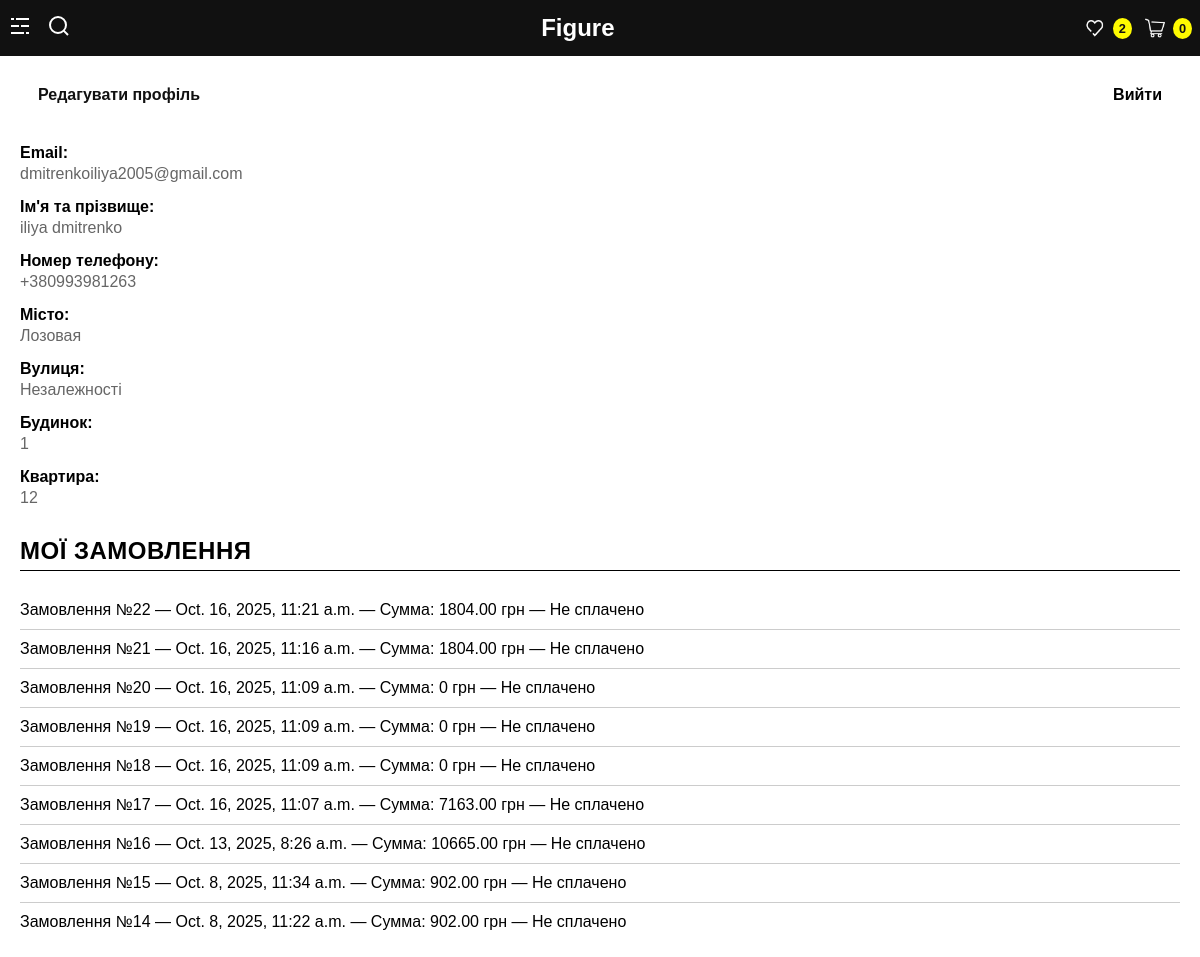
The page /users/ (signed in) on the database its author committed.
### users/models.py (models this page shows, shortened)
class UserProfile(models.Model):
    user = models.OneToOneField(User, on_delete=models.CASCADE, related_name='profile')
    phone = models.CharField(max_length=20, blank=True, verbose_name='Телефон')
    city = models.CharField(max_length=100, blank=True, verbose_name='Місто')
    street = models.CharField(max_length=100, blank=True, verbose_name='Вулиця')
    house = models.CharField(max_length=100, blank=True, verbose_name='Будинок')
    flat = models.CharField(max_length=100, blank=True, verbose_name='Квартира')
    wishlist = models.ManyToManyField(Product, related_name='wished_by', blank=True, verbose_name='Список бажань')
    created_at = models.DateTimeField(auto_now_add=True)
    updated_at = models.DateTimeField(auto_now=True)
    def get_full_name(self):
        return f"{self.user.first_name} {self.user.last_name}".strip() or self.user.username

### orders/models.py (models this page shows, shortened)
class Order(models.Model):
    first_name = models.CharField(max_length=50)
    last_name = models.CharField(max_length=50)
    email = models.EmailField()
    address = models.CharField(max_length=250)
    created = models.DateTimeField(auto_now_add=True)
    updated = models.DateTimeField(auto_now=True)
    paid = models.BooleanField(default=False)
    user = models.ForeignKey(
        settings.AUTH_USER_MODEL,
        related_name='orders',
        on_delete=models.SET_NULL,
        null=True,
        blank=True
    )
    class Meta:
        ordering = ('-created',)
        verbose_name = 'Заказ'
        verbose_name_plural = 'Заказы'
    def get_total_cost(self):
        return sum(item.get_cost() for item in self.items.all())

class OrderItem(models.Model):
    order = models.ForeignKey(
        Order,
        related_name='items',
        on_delete=models.CASCADE
    )
    product = models.ForeignKey(
        Product,
        related_name='order_items',
        on_delete=models.PROTECT
    )
    price = models.DecimalField(max_digits=10, decimal_places=2)
    quantity = models.PositiveIntegerField(default=1)
    def get_cost(self):
        return self.price * self.quantity

### users/views.py (the view)
# urls.py: path('', views.profile_view, name='profile'),
@login_required
def profile_view(request):
    user_orders = request.user.orders.all()
    return render(request, 'profile.html', {'orders':user_orders})

### shop/context_processors.py (called while the page is built)
def categories(request):
    return {'categories': Category.objects.all()}

def brands(request):
    return {'brands': Brand.objects.all()}

def countries(request):
    return {'countries': Country.objects.all()}

def universes(request):
    return {'universes': Universe.objects.all()}

def characters(request):
    return {'characters': Character.objects.all()}

def sizes(request):
    return {'sizes': Size.objects.all()}

def materials(request):
    return {'materials': Material.objects.all()}

def wishlist_context(request):
    if request.user.is_authenticated:
        count = request.user.profile.wishlist.count()
    else:
        count = 0
    return {'wishlist_count': count}

### shop/models.py (called while the page is built)
    def get_absolute_url(self):
        return reverse('shop:product_list_by_category',
                        args=[self.slug])

### users/templates/profile.html (shortened to what this page needs)
{% extends 'shop/base.html' %}
{% load static %}
{% block content %}
<div class="profile-container">
    <div class="list-group list-group-flush">
        <a href="{% url 'users:profile_edit' %}" class="list-group-item list-group-item-action">
             Редагувати профіль
        </a>
        <a href="{% url 'account_logout' %}" class="list-group-item list-group-item-action text-danger">
             Вийти
        </a>
    </div>
    <div class="mb-3">
        <strong>Email:</strong>
        <div class="text-muted">{{ user.email }}</div>
    </div>
    <div class="mb-3">
        <strong>Ім'я та прізвище:</strong>
        <div class="text-muted">{{ user.profile.get_full_name }}</div>
    </div>
    <div class="mb-3">
        <strong>Номер телефону:</strong>
        <div class="text-muted">{{ user.profile.phone|default:" " }}</div>
    </div>
    <div class="mb-3">
        <strong>Місто:</strong>
        <div class="text-muted">{{ user.profile.city|default:" " }}</div>
    </div>
    <div class="mb-3">
        <strong>Вулиця:</strong>
        <div class="text-muted">{{ user.profile.street|default:" " }}</div>
    </div>
    <div class="mb-3">
        <strong>Будинок:</strong>
        <div class="text-muted">{{ user.profile.house|default:" " }}</div>
    </div>
    <div class="mb-3">
        <strong>Квартира:</strong>
        <div class="text-muted">{{ user.profile.flat|default:" " }}</div>
    </div>
    <h2>Мої замовлення</h2>
    {% if orders %}
        <ul>
        {% for order in orders %}
            <li>
                Замовлення №{{ order.id }} — {{ order.created }} —
                Сумма: {{ order.get_total_cost }} грн —
                {% if order.paid %}Сплачено{% else %}Не сплачено{% endif %}
            </li>
        {% endfor %}
        </ul>
    {% else %}
        <p>У вас ще немає замовлень.</p>
    {% endif %}
</div>
{% endblock %}

### shop/static/css/base.css (style rules this page uses)
:root { --font-size: 1rem; --icon-size: 20px; --main-color: #111; --background-color: white; --white-text-color: white; --bg-color: #ffffff; --text-color: #333; --accent-color: #000000; --border-color: #e0e0e0; --hover-bg: #f5f5f5; --shadow: 0 4px 12px rgba(0, 0, 0, 0.1); --sidebar-width: 280px; --transition-speed: 0.3s; }
body { font-family: 'Gill Sans', 'Gill Sans MT', 'Trebuchet MS', sans-serif, sans-serif; font-size: var(--font-size); margin: 0; padding: 0; width: 100%; overflow-x: hidden; }
a { text-decoration: none; color: var(--main-color); }

### shop/static/css/profile.css (style rules this page uses)
.profile-container { max-width: 1200px; margin: 0 auto; padding: 20px; }
h2 { border-bottom: 1px solid #000; padding-bottom: 5px; margin-top: 30px; font-weight: 600; text-transform: uppercase; letter-spacing: 0.5px; }
.list-group { color:#000; font-weight: 600; display: flex; flex-wrap: wrap; justify-content: space-between; border: none; gap: 10px; margin-bottom: 30px; }
.list-group-item { border-radius: 6px; padding: 10px 18px; text-decoration: none; transition: background 0.2s ease; }
.text-danger { color: #000000 !important; border-color: #555; }
.mb-3 { margin-bottom: 15px; }
strong { display: block; font-weight: 600; margin-bottom: 3px; }
.text-muted { color: #666; }
ul { list-style: none; padding: 0; }
ul li { padding: 10px 0; border-bottom: 1px solid #ccc; }
ul li:last-child { border-bottom: none; }

### rows shown on the page
Order: id "22", created "Oct. 16, 2025, 11:21 a.m.", get_total_cost "1804.00", paid "Не сплачено"
Order: id "21", created "Oct. 16, 2025, 11:16 a.m.", get_total_cost "1804.00", paid "Не сплачено"
Order: id "20", created "Oct. 16, 2025, 11:09 a.m.", get_total_cost "0", paid "Не сплачено"
Order: id "19", created "Oct. 16, 2025, 11:09 a.m.", get_total_cost "0", paid "Не сплачено"
Order: id "18", created "Oct. 16, 2025, 11:09 a.m.", get_total_cost "0", paid "Не сплачено"
Order: id "17", created "Oct. 16, 2025, 11:07 a.m.", get_total_cost "7163.00", paid "Не сплачено"
Order: id "16", created "Oct. 13, 2025, 8:26 a.m.", get_total_cost "10665.00", paid "Не сплачено"
Order: id "15", created "Oct. 8, 2025, 11:34 a.m.", get_total_cost "902.00", paid "Не сплачено"
Order: id "14", created "Oct. 8, 2025, 11:22 a.m.", get_total_cost "902.00", paid "Не сплачено"

### other values the page prints
{{ wishlist_count }} "2"
{{ user.email }} "dmitrenkoiliya2005@gmail.com"
{{ user.profile.get_full_name }} "iliya dmitrenko"
{{ user.profile.phone|default:" " }} "+380993981263"
{{ user.profile.city|default:" " }} "Лозовая"
{{ user.profile.street|default:" " }} "Незалежності"
{{ user.profile.house|default:" " }} "1"
{{ user.profile.flat|default:" " }} "12"
